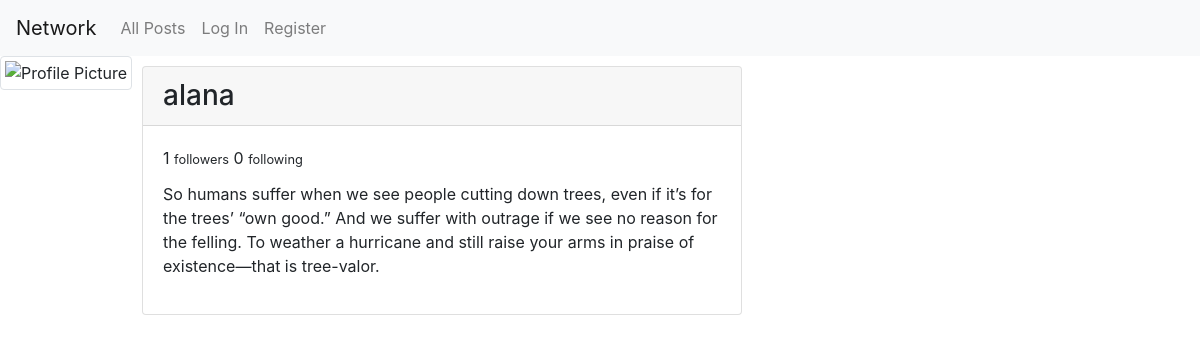
Page /profile/alana on the committed database.
### network/models.py (models this page shows, shortened)
class Profile(models.Model):
    user = models.OneToOneField(User, on_delete=models.CASCADE, related_name="profile")
    following = models.ManyToManyField('self', blank=True, related_name="following_to", symmetrical=False)
    followers = models.ManyToManyField('self', blank=True, related_name="followed_by", symmetrical=False)
    bio = models.TextField(blank=True)
    profile_pic = models.ImageField(upload_to="profile_pics/", blank=True)

### network/views.py (the view, shortened to what this page needs)
# urls.py: path("profile", views.create_profile, name="create_profile"),
def profile(request, username):
    return render(request, "network/display_profile.html", {
        "profile": Profile.objects.get(user=User.objects.get(username=username)),
        "filter": username,
        "page": 0
    })

### network/templates/network/display_profile.html (shortened to what this page needs)
{% extends "network/layout.html" %}
{% load static %}
{% block body %}
    <div class="profile">
        <div>
            <img src="{% if profile.profile_pic %}{{ profile.profile_pic }}{% else %}{% static 'network/images/standard.jpg' %}{% endif %}" class="img-thumbnail" alt="Profile Picture" style="width: 200px; height: 200px">
        </div>
        <div class="card text-bg-light mb-3" id="profile_card_display">
            <h3 class="card-header"> {{ profile.user.username }} </h3>
                <div class="card-body">
                    <div class="card-title">{{ profile.followers.count }} <small>followers</small> {{ profile.following.count }} <small>following</small></div>
                    <p class="card-text">{{ profile.bio }}</p>
                </div>
        </div>
    </div>
{% endblock %}

### network/static/network/css/styles.css (style rules this page uses)
.profile { display: flex; }
#profile_card_display { width: 50%; margin: 10px; display:block; }

### rows in the picture
Profile: user.username "alana", followers.count "1", following.count "0", bio "So humans suffer when we see people cutting down trees, even if it’s for the trees’ “own good.” And we suffer with outrage if we see no reason for the felling. To weather a hurricane and still raise your arms in praise of existence—that is tree-valor."
